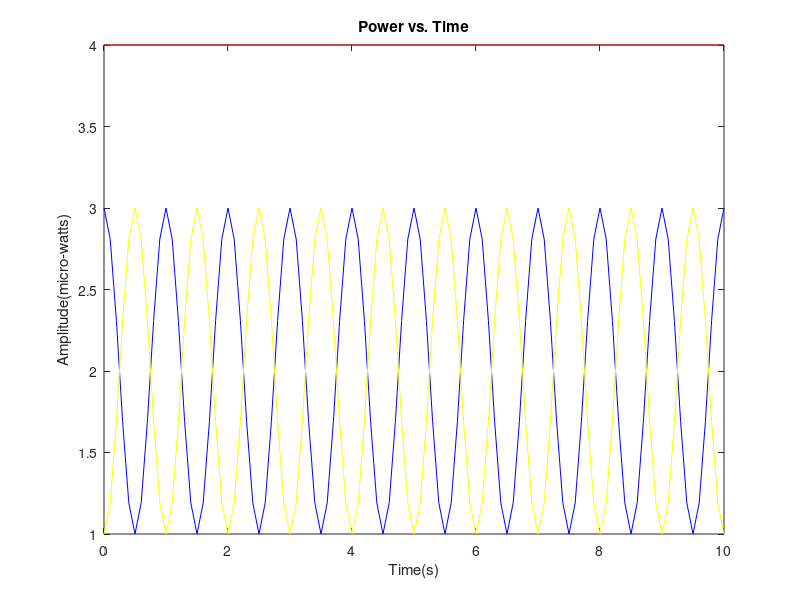

MATLAB code for this plot:
% Plot Power vs. Time
t = 0:.1:10;
f = 1;
w = 2*pi*f;
% phi2 - phi1 = 0, pi/2, pi
phi1 = 0;
phi2 = pi;
d = phi2-phi1;
p1 = (2) + (1).*cos(w.*t + phi1);
p2 = (2) + (1).*cos(w.*t + phi2);
pt = 4 + 2.*cos(d./2).*cos(w.*t + phi1 + d./2);

plot(t,pt,'r')
hold on
plot(t,p1,'b')
hold on 
plot(t,p2,'y')
title('Power vs. Time');
xlabel('Time(s)');
ylabel('Amplitude(micro-watts)');
